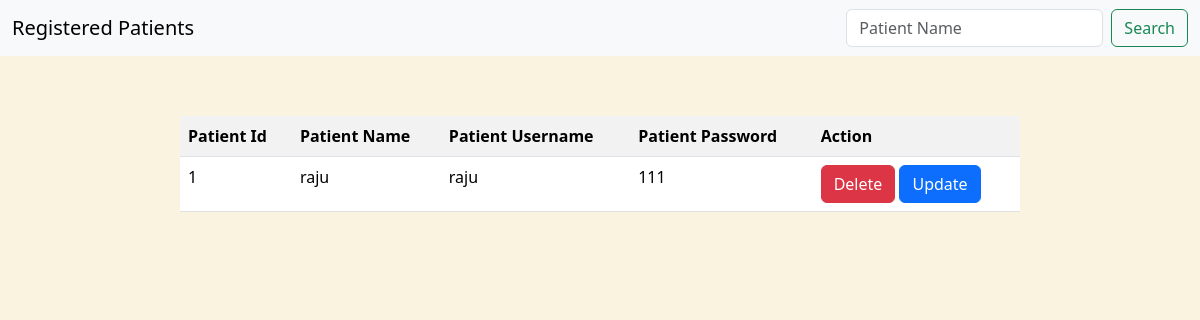
/patientregistered, run on an earlier commit of the app's database.
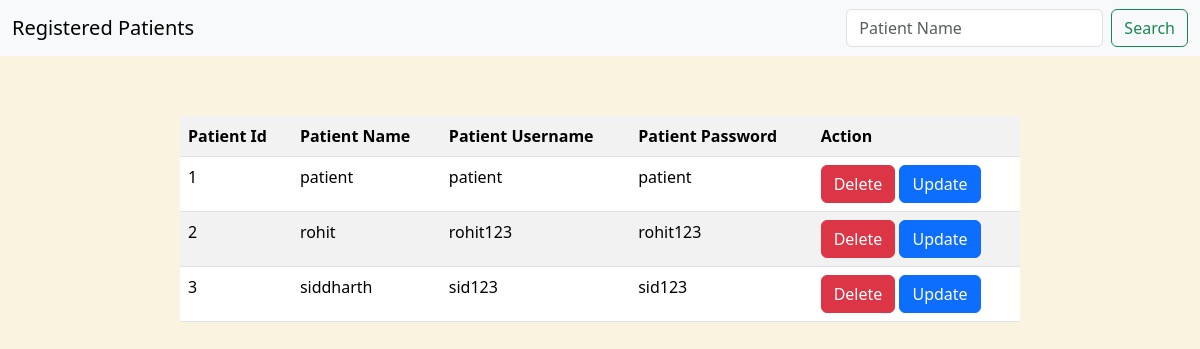
And on a later commit of the database.
### models/model.py (models this page shows)
class Patient(db.Model):
    patient_id=db.Column(db.Integer(),primary_key=True)
    patient_name=db.Column(db.String())
    patient_username=db.Column(db.String(),unique=True)
    patient_password=db.Column(db.String(),nullable=False)
    appointment=db.relationship('Appointment',backref='patient')
    treatment=db.relationship('Treatment',backref='patient')
    availablepatient=db.relationship("PAvailability",backref="patient")

### app.py (the view)
@app.route("/patientregistered",methods=["GET","POST"])
def patientregistered():
    patient_data=Patient.query.all()
    if patient_data :
        return render_template("patientregistered.html",patient_data=patient_data)
    else:
        nodata=[1]
        return render_template("patientregistered.html",nodata=nodata)

### templates/patientregistered.html (shortened to what this page needs)
<!DOCTYPE html>
<html lang="en">
<head>
<link href="https://cdn.jsdelivr.net/npm/bootstrap@5.3.8/dist/css/bootstrap.min.css" rel="stylesheet">
</head>
<body style="background-color: #FAF3E0;">
  <nav class="navbar bg-body-tertiary">
    <div class="container-fluid">
    <a class="navbar-brand">Registered Patients</a>
    <form action="/patientsearch" class="d-flex" role="search" method="POST">
       <input class="form-control me-2" type="search" name="searched" placeholder="Patient Name" aria-label="Search" name="searched">
        <button class="btn btn-outline-success" type="submit">Search</button>
    </form>
    </div>
    </nav>
    <div>
<table class="table table-striped" style="width: 70vw; margin-left: 15vw; margin-top: 5vw;">
  <tr>
    <th>Patient Id</th>
    <th>Patient Name</th>
    <th>Patient Username</th>
    <th>Patient Password</th>
    <th>Action</th>
  </tr>
{% for i in patient_data %}
<tr>
    <td>{{loop.index}}</td>
    <td>{{i.patient_name}}</td>
    <td>{{i.patient_username}}</td>
    <td>{{i.patient_password}}</td>
    <td><a href="/deletepatient/{{i.patient_id}}"><button type="button" class="btn btn-danger">Delete</button></a>&nbsp;<a href="/updatepatient/{{i.patient_id}}"><button type="button" class="btn btn-primary">Update</button></a></td>
</tr>
{% endfor %}
</table>
</div>
</body>
</html>

What changed in the data, as far as the page shows it:
removed Patient: patient_name "raju", patient_username "raju", patient_password "111"
added Patient: patient_name "patient", patient_username "patient", patient_password "patient"
added Patient: patient_name "rohit", patient_username "rohit123", patient_password "rohit123"
added Patient: patient_name "siddharth", patient_username "sid123", patient_password "sid123"
